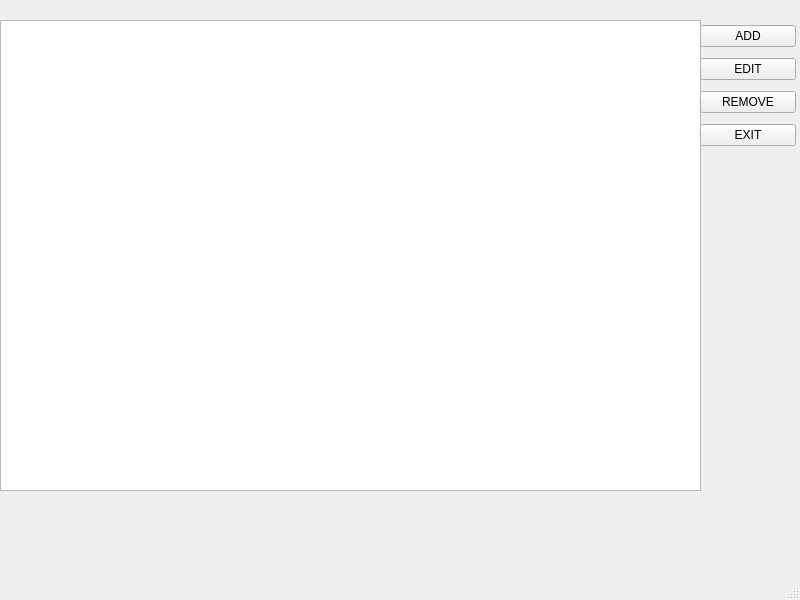
<?xml version="1.0" encoding="UTF-8"?>
<ui version="4.0">
 <class>MainWindow</class>
 <widget class="QMainWindow" name="MainWindow">
  <property name="geometry">
   <rect>
    <x>0</x>
    <y>0</y>
    <width>800</width>
    <height>600</height>
   </rect>
  </property>
  <property name="windowTitle">
   <string>MainWindow</string>
  </property>
  <widget class="QWidget" name="centralwidget">
   <widget class="QTableWidget" name="list_customers">
    <property name="geometry">
     <rect>
      <x>0</x>
      <y>20</y>
      <width>701</width>
      <height>471</height>
     </rect>
    </property>
   </widget>
   <widget class="QWidget" name="">
    <property name="geometry">
     <rect>
      <x>700</x>
      <y>20</y>
      <width>96</width>
      <height>134</height>
     </rect>
    </property>
    <layout class="QVBoxLayout" name="verticalLayout">
     <item>
      <widget class="QPushButton" name="add_customer_btn">
       <property name="text">
        <string>ADD</string>
       </property>
      </widget>
     </item>
     <item>
      <widget class="QPushButton" name="edit_customer_btn">
       <property name="text">
        <string>EDIT</string>
       </property>
      </widget>
     </item>
     <item>
      <widget class="QPushButton" name="remove_customer_btn">
       <property name="text">
        <string>REMOVE</string>
       </property>
      </widget>
     </item>
     <item>
      <widget class="QPushButton" name="exit_btn">
       <property name="text">
        <string>EXIT</string>
       </property>
      </widget>
     </item>
    </layout>
   </widget>
  </widget>
  <widget class="QMenuBar" name="menubar">
   <property name="geometry">
    <rect>
     <x>0</x>
     <y>0</y>
     <width>800</width>
     <height>37</height>
    </rect>
   </property>
  </widget>
  <widget class="QStatusBar" name="statusbar"/>
 </widget>
 <resources/>
 <connections/>
</ui>
